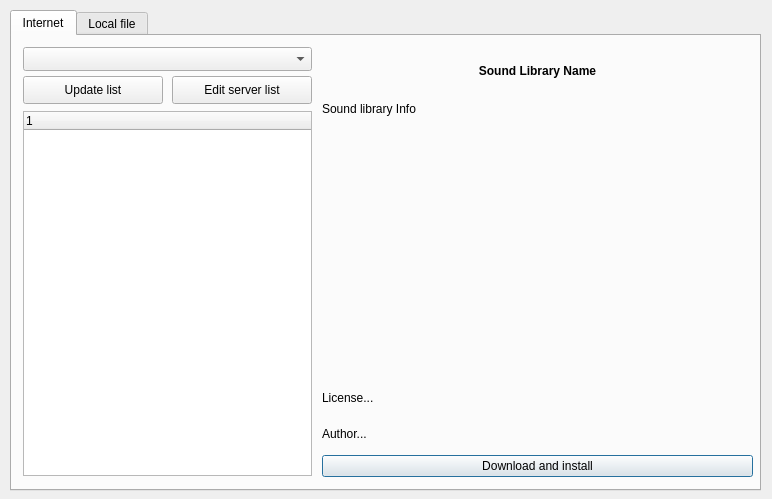
<ui version="4.0" >
 <class>SoundLibraryImportDialog_UI</class>
 <widget class="QDialog" name="SoundLibraryImportDialog_UI" >
  <property name="geometry" >
   <rect>
    <x>0</x>
    <y>0</y>
    <width>772</width>
    <height>499</height>
   </rect>
  </property>
  <property name="windowTitle" >
   <string>Dialog</string>
  </property>
  <widget class="QTabWidget" name="tabWidget" >
   <property name="geometry" >
    <rect>
     <x>10</x>
     <y>10</y>
     <width>751</width>
     <height>481</height>
    </rect>
   </property>
   <property name="currentIndex" >
    <number>0</number>
   </property>
   <widget class="QWidget" name="Internet" >
    <attribute name="title" >
     <string>Internet</string>
    </attribute>
    <widget class="QWidget" name="widget_1" >
     <property name="geometry" >
      <rect>
       <x>310</x>
       <y>10</y>
       <width>431</width>
       <height>431</height>
      </rect>
     </property>
     <layout class="QVBoxLayout" >
      <property name="spacing" >
       <number>6</number>
      </property>
      <property name="leftMargin" >
       <number>0</number>
      </property>
      <property name="topMargin" >
       <number>0</number>
      </property>
      <property name="rightMargin" >
       <number>0</number>
      </property>
      <property name="bottomMargin" >
       <number>0</number>
      </property>
      <item>
       <widget class="QLabel" name="SoundLibraryNameLbl" >
        <property name="maximumSize" >
         <size>
          <width>16777215</width>
          <height>50</height>
         </size>
        </property>
        <property name="font" >
         <font>
          <weight>75</weight>
          <bold>true</bold>
         </font>
        </property>
        <property name="text" >
         <string>Sound Library Name</string>
        </property>
        <property name="alignment" >
         <set>Qt::AlignCenter</set>
        </property>
        <property name="wordWrap" >
         <bool>true</bool>
        </property>
       </widget>
      </item>
      <item>
       <widget class="QLabel" name="SoundLibraryInfoLbl" >
        <property name="text" >
         <string>Sound library Info</string>
        </property>
        <property name="alignment" >
         <set>Qt::AlignLeading|Qt::AlignLeft|Qt::AlignTop</set>
        </property>
        <property name="wordWrap" >
         <bool>true</bool>
        </property>
        <property name="margin" >
         <number>-1</number>
        </property>
       </widget>
      </item>
      <item>
       <widget class="QLabel" name="LicenseLbl" >
        <property name="maximumSize" >
         <size>
          <width>16777215</width>
          <height>30</height>
         </size>
        </property>
        <property name="text" >
         <string>License...</string>
        </property>
       </widget>
      </item>
      <item>
       <widget class="QLabel" name="AuthorLbl" >
        <property name="maximumSize" >
         <size>
          <width>16777215</width>
          <height>30</height>
         </size>
        </property>
        <property name="text" >
         <string>Author...</string>
        </property>
       </widget>
      </item>
      <item>
       <widget class="QPushButton" name="DownloadBtn" >
        <property name="text" >
         <string>Download and install</string>
        </property>
       </widget>
      </item>
     </layout>
    </widget>
    <widget class="QPushButton" name="EditListBtn" >
     <property name="geometry" >
      <rect>
       <x>160</x>
       <y>40</y>
       <width>140</width>
       <height>28</height>
      </rect>
     </property>
     <property name="text" >
      <string>Edit server list</string>
     </property>
    </widget>
    <widget class="QComboBox" name="repositoryCombo" >
     <property name="geometry" >
      <rect>
       <x>11</x>
       <y>11</y>
       <width>289</width>
       <height>24</height>
      </rect>
     </property>
    </widget>
    <widget class="QTreeWidget" name="m_pDrumkitTree" >
     <property name="geometry" >
      <rect>
       <x>11</x>
       <y>75</y>
       <width>289</width>
       <height>365</height>
      </rect>
     </property>
     <property name="alternatingRowColors" >
      <bool>true</bool>
     </property>
     <property name="indentation" >
      <number>15</number>
     </property>
     <property name="rootIsDecorated" >
      <bool>false</bool>
     </property>
     <property name="itemsExpandable" >
      <bool>false</bool>
     </property>
     <column>
      <property name="text" >
       <string>1</string>
      </property>
     </column>
    </widget>
    <widget class="QPushButton" name="UpdateListBtn" >
     <property name="geometry" >
      <rect>
       <x>11</x>
       <y>40</y>
       <width>140</width>
       <height>28</height>
      </rect>
     </property>
     <property name="text" >
      <string>Update list</string>
     </property>
    </widget>
   </widget>
   <widget class="QWidget" name="tab_2" >
    <attribute name="title" >
     <string>Local file</string>
    </attribute>
    <widget class="QWidget" name="widget_2" >
     <property name="geometry" >
      <rect>
       <x>10</x>
       <y>10</y>
       <width>721</width>
       <height>68</height>
      </rect>
     </property>
     <layout class="QGridLayout" >
      <property name="leftMargin" >
       <number>0</number>
      </property>
      <property name="topMargin" >
       <number>0</number>
      </property>
      <property name="rightMargin" >
       <number>0</number>
      </property>
      <property name="bottomMargin" >
       <number>0</number>
      </property>
      <property name="horizontalSpacing" >
       <number>6</number>
      </property>
      <property name="verticalSpacing" >
       <number>6</number>
      </property>
      <item row="0" column="1" >
       <widget class="QPushButton" name="BrowseBtn" >
        <property name="text" >
         <string>Browse...</string>
        </property>
        <property name="flat" >
         <bool>false</bool>
        </property>
       </widget>
      </item>
      <item row="1" column="1" >
       <widget class="QPushButton" name="InstallBtn" >
        <property name="text" >
         <string>Install</string>
        </property>
       </widget>
      </item>
      <item row="0" column="0" >
       <widget class="QLineEdit" name="SoundLibraryPathTxt" >
        <property name="sizePolicy" >
         <sizepolicy vsizetype="Maximum" hsizetype="Expanding" >
          <horstretch>0</horstretch>
          <verstretch>0</verstretch>
         </sizepolicy>
        </property>
        <property name="readOnly" >
         <bool>true</bool>
        </property>
       </widget>
      </item>
     </layout>
    </widget>
   </widget>
  </widget>
 </widget>
 <resources/>
 <connections/>
</ui>
